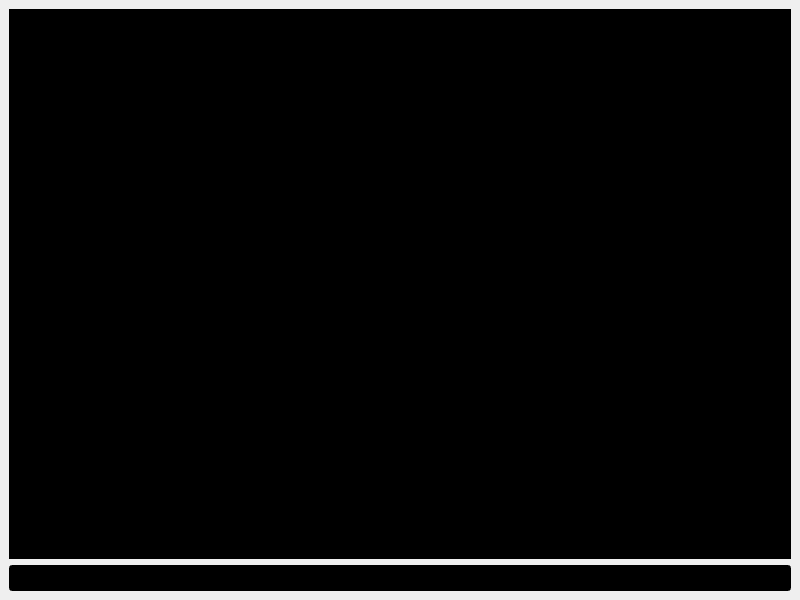
<?xml version="1.0" encoding="UTF-8"?>
<ui version="4.0">
 <class>ClientShell</class>
 <widget class="QMainWindow" name="ClientShell">
  <property name="geometry">
   <rect>
    <x>0</x>
    <y>0</y>
    <width>800</width>
    <height>600</height>
   </rect>
  </property>
  <property name="windowTitle">
   <string>MainWindow</string>
  </property>
  <widget class="QWidget" name="centralwidget">
   <layout class="QGridLayout" name="gridLayout">
    <item row="0" column="0">
     <layout class="QVBoxLayout" name="verticalLayout">
      <item>
       <widget class="QTextEdit" name="output">
        <property name="palette">
         <palette>
          <active>
           <colorrole role="WindowText">
            <brush brushstyle="SolidPattern">
             <color alpha="255">
              <red>255</red>
              <green>255</green>
              <blue>255</blue>
             </color>
            </brush>
           </colorrole>
           <colorrole role="Button">
            <brush brushstyle="SolidPattern">
             <color alpha="255">
              <red>0</red>
              <green>0</green>
              <blue>0</blue>
             </color>
            </brush>
           </colorrole>
           <colorrole role="Light">
            <brush brushstyle="SolidPattern">
             <color alpha="255">
              <red>0</red>
              <green>0</green>
              <blue>0</blue>
             </color>
            </brush>
           </colorrole>
           <colorrole role="Midlight">
            <brush brushstyle="SolidPattern">
             <color alpha="255">
              <red>0</red>
              <green>0</green>
              <blue>0</blue>
             </color>
            </brush>
           </colorrole>
           <colorrole role="Dark">
            <brush brushstyle="SolidPattern">
             <color alpha="255">
              <red>0</red>
              <green>0</green>
              <blue>0</blue>
             </color>
            </brush>
           </colorrole>
           <colorrole role="Mid">
            <brush brushstyle="SolidPattern">
             <color alpha="255">
              <red>0</red>
              <green>0</green>
              <blue>0</blue>
             </color>
            </brush>
           </colorrole>
           <colorrole role="Text">
            <brush brushstyle="SolidPattern">
             <color alpha="255">
              <red>255</red>
              <green>255</green>
              <blue>255</blue>
             </color>
            </brush>
           </colorrole>
           <colorrole role="BrightText">
            <brush brushstyle="SolidPattern">
             <color alpha="255">
              <red>255</red>
              <green>255</green>
              <blue>255</blue>
             </color>
            </brush>
           </colorrole>
           <colorrole role="ButtonText">
            <brush brushstyle="SolidPattern">
             <color alpha="255">
              <red>255</red>
              <green>255</green>
              <blue>255</blue>
             </color>
            </brush>
           </colorrole>
           <colorrole role="Base">
            <brush brushstyle="SolidPattern">
             <color alpha="255">
              <red>0</red>
              <green>0</green>
              <blue>0</blue>
             </color>
            </brush>
           </colorrole>
           <colorrole role="Window">
            <brush brushstyle="SolidPattern">
             <color alpha="255">
              <red>0</red>
              <green>0</green>
              <blue>0</blue>
             </color>
            </brush>
           </colorrole>
           <colorrole role="Shadow">
            <brush brushstyle="SolidPattern">
             <color alpha="255">
              <red>0</red>
              <green>0</green>
              <blue>0</blue>
             </color>
            </brush>
           </colorrole>
           <colorrole role="AlternateBase">
            <brush brushstyle="SolidPattern">
             <color alpha="255">
              <red>0</red>
              <green>0</green>
              <blue>0</blue>
             </color>
            </brush>
           </colorrole>
           <colorrole role="ToolTipBase">
            <brush brushstyle="SolidPattern">
             <color alpha="255">
              <red>255</red>
              <green>255</green>
              <blue>220</blue>
             </color>
            </brush>
           </colorrole>
           <colorrole role="ToolTipText">
            <brush brushstyle="SolidPattern">
             <color alpha="255">
              <red>0</red>
              <green>0</green>
              <blue>0</blue>
             </color>
            </brush>
           </colorrole>
           <colorrole role="PlaceholderText">
            <brush brushstyle="SolidPattern">
             <color alpha="128">
              <red>255</red>
              <green>255</green>
              <blue>255</blue>
             </color>
            </brush>
           </colorrole>
          </active>
          <inactive>
           <colorrole role="WindowText">
            <brush brushstyle="SolidPattern">
             <color alpha="255">
              <red>255</red>
              <green>255</green>
              <blue>255</blue>
             </color>
            </brush>
           </colorrole>
           <colorrole role="Button">
            <brush brushstyle="SolidPattern">
             <color alpha="255">
              <red>0</red>
              <green>0</green>
              <blue>0</blue>
             </color>
            </brush>
           </colorrole>
           <colorrole role="Light">
            <brush brushstyle="SolidPattern">
             <color alpha="255">
              <red>0</red>
              <green>0</green>
              <blue>0</blue>
             </color>
            </brush>
           </colorrole>
           <colorrole role="Midlight">
            <brush brushstyle="SolidPattern">
             <color alpha="255">
              <red>0</red>
              <green>0</green>
              <blue>0</blue>
             </color>
            </brush>
           </colorrole>
           <colorrole role="Dark">
            <brush brushstyle="SolidPattern">
             <color alpha="255">
              <red>0</red>
              <green>0</green>
              <blue>0</blue>
             </color>
            </brush>
           </colorrole>
           <colorrole role="Mid">
            <brush brushstyle="SolidPattern">
             <color alpha="255">
              <red>0</red>
              <green>0</green>
              <blue>0</blue>
             </color>
            </brush>
           </colorrole>
           <colorrole role="Text">
            <brush brushstyle="SolidPattern">
             <color alpha="255">
              <red>255</red>
              <green>255</green>
              <blue>255</blue>
             </color>
            </brush>
           </colorrole>
           <colorrole role="BrightText">
            <brush brushstyle="SolidPattern">
             <color alpha="255">
              <red>255</red>
              <green>255</green>
              <blue>255</blue>
             </color>
            </brush>
           </colorrole>
           <colorrole role="ButtonText">
            <brush brushstyle="SolidPattern">
             <color alpha="255">
              <red>255</red>
              <green>255</green>
              <blue>255</blue>
             </color>
            </brush>
           </colorrole>
           <colorrole role="Base">
            <brush brushstyle="SolidPattern">
             <color alpha="255">
              <red>0</red>
              <green>0</green>
              <blue>0</blue>
             </color>
            </brush>
           </colorrole>
           <colorrole role="Window">
            <brush brushstyle="SolidPattern">
             <color alpha="255">
              <red>0</red>
              <green>0</green>
              <blue>0</blue>
             </color>
            </brush>
           </colorrole>
           <colorrole role="Shadow">
            <brush brushstyle="SolidPattern">
             <color alpha="255">
              <red>0</red>
              <green>0</green>
              <blue>0</blue>
             </color>
            </brush>
           </colorrole>
           <colorrole role="AlternateBase">
            <brush brushstyle="SolidPattern">
             <color alpha="255">
              <red>0</red>
              <green>0</green>
              <blue>0</blue>
             </color>
            </brush>
           </colorrole>
           <colorrole role="ToolTipBase">
            <brush brushstyle="SolidPattern">
             <color alpha="255">
              <red>255</red>
              <green>255</green>
              <blue>220</blue>
             </color>
            </brush>
           </colorrole>
           <colorrole role="ToolTipText">
            <brush brushstyle="SolidPattern">
             <color alpha="255">
              <red>0</red>
              <green>0</green>
              <blue>0</blue>
             </color>
            </brush>
           </colorrole>
           <colorrole role="PlaceholderText">
            <brush brushstyle="SolidPattern">
             <color alpha="128">
              <red>255</red>
              <green>255</green>
              <blue>255</blue>
             </color>
            </brush>
           </colorrole>
          </inactive>
          <disabled>
           <colorrole role="WindowText">
            <brush brushstyle="SolidPattern">
             <color alpha="255">
              <red>0</red>
              <green>0</green>
              <blue>0</blue>
             </color>
            </brush>
           </colorrole>
           <colorrole role="Button">
            <brush brushstyle="SolidPattern">
             <color alpha="255">
              <red>0</red>
              <green>0</green>
              <blue>0</blue>
             </color>
            </brush>
           </colorrole>
           <colorrole role="Light">
            <brush brushstyle="SolidPattern">
             <color alpha="255">
              <red>0</red>
              <green>0</green>
              <blue>0</blue>
             </color>
            </brush>
           </colorrole>
           <colorrole role="Midlight">
            <brush brushstyle="SolidPattern">
             <color alpha="255">
              <red>0</red>
              <green>0</green>
              <blue>0</blue>
             </color>
            </brush>
           </colorrole>
           <colorrole role="Dark">
            <brush brushstyle="SolidPattern">
             <color alpha="255">
              <red>0</red>
              <green>0</green>
              <blue>0</blue>
             </color>
            </brush>
           </colorrole>
           <colorrole role="Mid">
            <brush brushstyle="SolidPattern">
             <color alpha="255">
              <red>0</red>
              <green>0</green>
              <blue>0</blue>
             </color>
            </brush>
           </colorrole>
           <colorrole role="Text">
            <brush brushstyle="SolidPattern">
             <color alpha="255">
              <red>0</red>
              <green>0</green>
              <blue>0</blue>
             </color>
            </brush>
           </colorrole>
           <colorrole role="BrightText">
            <brush brushstyle="SolidPattern">
             <color alpha="255">
              <red>255</red>
              <green>255</green>
              <blue>255</blue>
             </color>
            </brush>
           </colorrole>
           <colorrole role="ButtonText">
            <brush brushstyle="SolidPattern">
             <color alpha="255">
              <red>0</red>
              <green>0</green>
              <blue>0</blue>
             </color>
            </brush>
           </colorrole>
           <colorrole role="Base">
            <brush brushstyle="SolidPattern">
             <color alpha="255">
              <red>0</red>
              <green>0</green>
              <blue>0</blue>
             </color>
            </brush>
           </colorrole>
           <colorrole role="Window">
            <brush brushstyle="SolidPattern">
             <color alpha="255">
              <red>0</red>
              <green>0</green>
              <blue>0</blue>
             </color>
            </brush>
           </colorrole>
           <colorrole role="Shadow">
            <brush brushstyle="SolidPattern">
             <color alpha="255">
              <red>0</red>
              <green>0</green>
              <blue>0</blue>
             </color>
            </brush>
           </colorrole>
           <colorrole role="AlternateBase">
            <brush brushstyle="SolidPattern">
             <color alpha="255">
              <red>0</red>
              <green>0</green>
              <blue>0</blue>
             </color>
            </brush>
           </colorrole>
           <colorrole role="ToolTipBase">
            <brush brushstyle="SolidPattern">
             <color alpha="255">
              <red>255</red>
              <green>255</green>
              <blue>220</blue>
             </color>
            </brush>
           </colorrole>
           <colorrole role="ToolTipText">
            <brush brushstyle="SolidPattern">
             <color alpha="255">
              <red>0</red>
              <green>0</green>
              <blue>0</blue>
             </color>
            </brush>
           </colorrole>
           <colorrole role="PlaceholderText">
            <brush brushstyle="SolidPattern">
             <color alpha="128">
              <red>255</red>
              <green>255</green>
              <blue>255</blue>
             </color>
            </brush>
           </colorrole>
          </disabled>
         </palette>
        </property>
        <property name="font">
         <font>
          <family>Trebuchet MS</family>
          <pointsize>10</pointsize>
         </font>
        </property>
        <property name="readOnly">
         <bool>true</bool>
        </property>
        <property name="acceptRichText">
         <bool>false</bool>
        </property>
        <property name="textInteractionFlags">
         <set>Qt::TextSelectableByMouse</set>
        </property>
       </widget>
      </item>
      <item>
       <widget class="QLineEdit" name="input">
        <property name="palette">
         <palette>
          <active>
           <colorrole role="WindowText">
            <brush brushstyle="SolidPattern">
             <color alpha="255">
              <red>255</red>
              <green>255</green>
              <blue>255</blue>
             </color>
            </brush>
           </colorrole>
           <colorrole role="Button">
            <brush brushstyle="SolidPattern">
             <color alpha="255">
              <red>0</red>
              <green>0</green>
              <blue>0</blue>
             </color>
            </brush>
           </colorrole>
           <colorrole role="Light">
            <brush brushstyle="SolidPattern">
             <color alpha="255">
              <red>0</red>
              <green>0</green>
              <blue>0</blue>
             </color>
            </brush>
           </colorrole>
           <colorrole role="Midlight">
            <brush brushstyle="SolidPattern">
             <color alpha="255">
              <red>0</red>
              <green>0</green>
              <blue>0</blue>
             </color>
            </brush>
           </colorrole>
           <colorrole role="Dark">
            <brush brushstyle="SolidPattern">
             <color alpha="255">
              <red>0</red>
              <green>0</green>
              <blue>0</blue>
             </color>
            </brush>
           </colorrole>
           <colorrole role="Mid">
            <brush brushstyle="SolidPattern">
             <color alpha="255">
              <red>0</red>
              <green>0</green>
              <blue>0</blue>
             </color>
            </brush>
           </colorrole>
           <colorrole role="Text">
            <brush brushstyle="SolidPattern">
             <color alpha="255">
              <red>255</red>
              <green>255</green>
              <blue>255</blue>
             </color>
            </brush>
           </colorrole>
           <colorrole role="BrightText">
            <brush brushstyle="SolidPattern">
             <color alpha="255">
              <red>255</red>
              <green>255</green>
              <blue>255</blue>
             </color>
            </brush>
           </colorrole>
           <colorrole role="ButtonText">
            <brush brushstyle="SolidPattern">
             <color alpha="255">
              <red>255</red>
              <green>255</green>
              <blue>255</blue>
             </color>
            </brush>
           </colorrole>
           <colorrole role="Base">
            <brush brushstyle="SolidPattern">
             <color alpha="255">
              <red>0</red>
              <green>0</green>
              <blue>0</blue>
             </color>
            </brush>
           </colorrole>
           <colorrole role="Window">
            <brush brushstyle="SolidPattern">
             <color alpha="255">
              <red>0</red>
              <green>0</green>
              <blue>0</blue>
             </color>
            </brush>
           </colorrole>
           <colorrole role="Shadow">
            <brush brushstyle="SolidPattern">
             <color alpha="255">
              <red>0</red>
              <green>0</green>
              <blue>0</blue>
             </color>
            </brush>
           </colorrole>
           <colorrole role="AlternateBase">
            <brush brushstyle="SolidPattern">
             <color alpha="255">
              <red>0</red>
              <green>0</green>
              <blue>0</blue>
             </color>
            </brush>
           </colorrole>
           <colorrole role="ToolTipBase">
            <brush brushstyle="SolidPattern">
             <color alpha="255">
              <red>255</red>
              <green>255</green>
              <blue>220</blue>
             </color>
            </brush>
           </colorrole>
           <colorrole role="ToolTipText">
            <brush brushstyle="SolidPattern">
             <color alpha="255">
              <red>0</red>
              <green>0</green>
              <blue>0</blue>
             </color>
            </brush>
           </colorrole>
           <colorrole role="PlaceholderText">
            <brush brushstyle="SolidPattern">
             <color alpha="128">
              <red>255</red>
              <green>255</green>
              <blue>255</blue>
             </color>
            </brush>
           </colorrole>
          </active>
          <inactive>
           <colorrole role="WindowText">
            <brush brushstyle="SolidPattern">
             <color alpha="255">
              <red>255</red>
              <green>255</green>
              <blue>255</blue>
             </color>
            </brush>
           </colorrole>
           <colorrole role="Button">
            <brush brushstyle="SolidPattern">
             <color alpha="255">
              <red>0</red>
              <green>0</green>
              <blue>0</blue>
             </color>
            </brush>
           </colorrole>
           <colorrole role="Light">
            <brush brushstyle="SolidPattern">
             <color alpha="255">
              <red>0</red>
              <green>0</green>
              <blue>0</blue>
             </color>
            </brush>
           </colorrole>
           <colorrole role="Midlight">
            <brush brushstyle="SolidPattern">
             <color alpha="255">
              <red>0</red>
              <green>0</green>
              <blue>0</blue>
             </color>
            </brush>
           </colorrole>
           <colorrole role="Dark">
            <brush brushstyle="SolidPattern">
             <color alpha="255">
              <red>0</red>
              <green>0</green>
              <blue>0</blue>
             </color>
            </brush>
           </colorrole>
           <colorrole role="Mid">
            <brush brushstyle="SolidPattern">
             <color alpha="255">
              <red>0</red>
              <green>0</green>
              <blue>0</blue>
             </color>
            </brush>
           </colorrole>
           <colorrole role="Text">
            <brush brushstyle="SolidPattern">
             <color alpha="255">
              <red>255</red>
              <green>255</green>
              <blue>255</blue>
             </color>
            </brush>
           </colorrole>
           <colorrole role="BrightText">
            <brush brushstyle="SolidPattern">
             <color alpha="255">
              <red>255</red>
              <green>255</green>
              <blue>255</blue>
             </color>
            </brush>
           </colorrole>
           <colorrole role="ButtonText">
            <brush brushstyle="SolidPattern">
             <color alpha="255">
              <red>255</red>
              <green>255</green>
              <blue>255</blue>
             </color>
            </brush>
           </colorrole>
           <colorrole role="Base">
            <brush brushstyle="SolidPattern">
             <color alpha="255">
              <red>0</red>
              <green>0</green>
              <blue>0</blue>
             </color>
            </brush>
           </colorrole>
           <colorrole role="Window">
            <brush brushstyle="SolidPattern">
             <color alpha="255">
              <red>0</red>
              <green>0</green>
              <blue>0</blue>
             </color>
            </brush>
           </colorrole>
           <colorrole role="Shadow">
            <brush brushstyle="SolidPattern">
             <color alpha="255">
              <red>0</red>
              <green>0</green>
              <blue>0</blue>
             </color>
            </brush>
           </colorrole>
           <colorrole role="AlternateBase">
            <brush brushstyle="SolidPattern">
             <color alpha="255">
              <red>0</red>
              <green>0</green>
              <blue>0</blue>
             </color>
            </brush>
           </colorrole>
           <colorrole role="ToolTipBase">
            <brush brushstyle="SolidPattern">
             <color alpha="255">
              <red>255</red>
              <green>255</green>
              <blue>220</blue>
             </color>
            </brush>
           </colorrole>
           <colorrole role="ToolTipText">
            <brush brushstyle="SolidPattern">
             <color alpha="255">
              <red>0</red>
              <green>0</green>
              <blue>0</blue>
             </color>
            </brush>
           </colorrole>
           <colorrole role="PlaceholderText">
            <brush brushstyle="SolidPattern">
             <color alpha="128">
              <red>255</red>
              <green>255</green>
              <blue>255</blue>
             </color>
            </brush>
           </colorrole>
          </inactive>
          <disabled>
           <colorrole role="WindowText">
            <brush brushstyle="SolidPattern">
             <color alpha="255">
              <red>0</red>
              <green>0</green>
              <blue>0</blue>
             </color>
            </brush>
           </colorrole>
           <colorrole role="Button">
            <brush brushstyle="SolidPattern">
             <color alpha="255">
              <red>0</red>
              <green>0</green>
              <blue>0</blue>
             </color>
            </brush>
           </colorrole>
           <colorrole role="Light">
            <brush brushstyle="SolidPattern">
             <color alpha="255">
              <red>0</red>
              <green>0</green>
              <blue>0</blue>
             </color>
            </brush>
           </colorrole>
           <colorrole role="Midlight">
            <brush brushstyle="SolidPattern">
             <color alpha="255">
              <red>0</red>
              <green>0</green>
              <blue>0</blue>
             </color>
            </brush>
           </colorrole>
           <colorrole role="Dark">
            <brush brushstyle="SolidPattern">
             <color alpha="255">
              <red>0</red>
              <green>0</green>
              <blue>0</blue>
             </color>
            </brush>
           </colorrole>
           <colorrole role="Mid">
            <brush brushstyle="SolidPattern">
             <color alpha="255">
              <red>0</red>
              <green>0</green>
              <blue>0</blue>
             </color>
            </brush>
           </colorrole>
           <colorrole role="Text">
            <brush brushstyle="SolidPattern">
             <color alpha="255">
              <red>0</red>
              <green>0</green>
              <blue>0</blue>
             </color>
            </brush>
           </colorrole>
           <colorrole role="BrightText">
            <brush brushstyle="SolidPattern">
             <color alpha="255">
              <red>255</red>
              <green>255</green>
              <blue>255</blue>
             </color>
            </brush>
           </colorrole>
           <colorrole role="ButtonText">
            <brush brushstyle="SolidPattern">
             <color alpha="255">
              <red>0</red>
              <green>0</green>
              <blue>0</blue>
             </color>
            </brush>
           </colorrole>
           <colorrole role="Base">
            <brush brushstyle="SolidPattern">
             <color alpha="255">
              <red>0</red>
              <green>0</green>
              <blue>0</blue>
             </color>
            </brush>
           </colorrole>
           <colorrole role="Window">
            <brush brushstyle="SolidPattern">
             <color alpha="255">
              <red>0</red>
              <green>0</green>
              <blue>0</blue>
             </color>
            </brush>
           </colorrole>
           <colorrole role="Shadow">
            <brush brushstyle="SolidPattern">
             <color alpha="255">
              <red>0</red>
              <green>0</green>
              <blue>0</blue>
             </color>
            </brush>
           </colorrole>
           <colorrole role="AlternateBase">
            <brush brushstyle="SolidPattern">
             <color alpha="255">
              <red>0</red>
              <green>0</green>
              <blue>0</blue>
             </color>
            </brush>
           </colorrole>
           <colorrole role="ToolTipBase">
            <brush brushstyle="SolidPattern">
             <color alpha="255">
              <red>255</red>
              <green>255</green>
              <blue>220</blue>
             </color>
            </brush>
           </colorrole>
           <colorrole role="ToolTipText">
            <brush brushstyle="SolidPattern">
             <color alpha="255">
              <red>0</red>
              <green>0</green>
              <blue>0</blue>
             </color>
            </brush>
           </colorrole>
           <colorrole role="PlaceholderText">
            <brush brushstyle="SolidPattern">
             <color alpha="128">
              <red>255</red>
              <green>255</green>
              <blue>255</blue>
             </color>
            </brush>
           </colorrole>
          </disabled>
         </palette>
        </property>
        <property name="font">
         <font>
          <family>Trebuchet MS</family>
          <pointsize>10</pointsize>
         </font>
        </property>
       </widget>
      </item>
     </layout>
    </item>
   </layout>
  </widget>
 </widget>
 <resources/>
 <connections/>
</ui>
